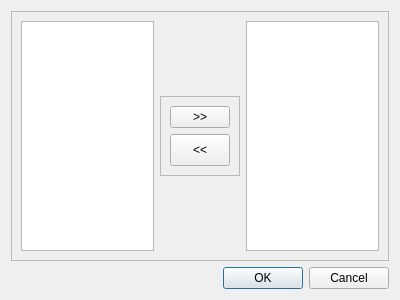
<?xml version="1.0" encoding="UTF-8"?>
<ui version="4.0">
 <class>SpeciesDialog</class>
 <widget class="QDialog" name="SpeciesDialog">
  <property name="geometry">
   <rect>
    <x>0</x>
    <y>0</y>
    <width>400</width>
    <height>300</height>
   </rect>
  </property>
  <property name="windowTitle">
   <string>Choose Species</string>
  </property>
  <layout class="QVBoxLayout" name="verticalLayout">
   <item>
    <widget class="QFrame" name="frame">
     <property name="frameShape">
      <enum>QFrame::StyledPanel</enum>
     </property>
     <property name="frameShadow">
      <enum>QFrame::Raised</enum>
     </property>
     <layout class="QHBoxLayout" name="horizontalLayout">
      <item>
       <widget class="QListWidget" name="listWidget_all">
        <property name="dragDropMode">
         <enum>QAbstractItemView::NoDragDrop</enum>
        </property>
        <property name="selectionMode">
         <enum>QAbstractItemView::ExtendedSelection</enum>
        </property>
       </widget>
      </item>
      <item>
       <widget class="QFrame" name="frame_2">
        <property name="maximumSize">
         <size>
          <width>80</width>
          <height>80</height>
         </size>
        </property>
        <property name="frameShape">
         <enum>QFrame::StyledPanel</enum>
        </property>
        <property name="frameShadow">
         <enum>QFrame::Raised</enum>
        </property>
        <layout class="QVBoxLayout" name="verticalLayout_2">
         <item>
          <widget class="QPushButton" name="pushButton_speciesPut">
           <property name="text">
            <string>&gt;&gt;</string>
           </property>
          </widget>
         </item>
         <item>
          <widget class="QPushButton" name="pushButton_speciesUnPut">
           <property name="sizePolicy">
            <sizepolicy hsizetype="Minimum" vsizetype="Minimum">
             <horstretch>0</horstretch>
             <verstretch>0</verstretch>
            </sizepolicy>
           </property>
           <property name="text">
            <string>&lt;&lt;</string>
           </property>
           <property name="iconSize">
            <size>
             <width>16</width>
             <height>16</height>
            </size>
           </property>
          </widget>
         </item>
        </layout>
       </widget>
      </item>
      <item>
       <widget class="QListWidget" name="listWidget_select">
        <property name="dragDropMode">
         <enum>QAbstractItemView::NoDragDrop</enum>
        </property>
        <property name="selectionMode">
         <enum>QAbstractItemView::ExtendedSelection</enum>
        </property>
       </widget>
      </item>
     </layout>
    </widget>
   </item>
   <item>
    <widget class="QDialogButtonBox" name="buttonBox">
     <property name="orientation">
      <enum>Qt::Horizontal</enum>
     </property>
     <property name="standardButtons">
      <set>QDialogButtonBox::Cancel|QDialogButtonBox::Ok</set>
     </property>
    </widget>
   </item>
  </layout>
 </widget>
 <resources/>
 <connections>
  <connection>
   <sender>buttonBox</sender>
   <signal>accepted()</signal>
   <receiver>SpeciesDialog</receiver>
   <slot>okButtonClickedSpeciesDial()</slot>
   <hints>
    <hint type="sourcelabel">
     <x>248</x>
     <y>254</y>
    </hint>
    <hint type="destinationlabel">
     <x>157</x>
     <y>274</y>
    </hint>
   </hints>
  </connection>
  <connection>
   <sender>buttonBox</sender>
   <signal>rejected()</signal>
   <receiver>SpeciesDialog</receiver>
   <slot>reject()</slot>
   <hints>
    <hint type="sourcelabel">
     <x>316</x>
     <y>260</y>
    </hint>
    <hint type="destinationlabel">
     <x>286</x>
     <y>274</y>
    </hint>
   </hints>
  </connection>
  <connection>
   <sender>pushButton_speciesPut</sender>
   <signal>clicked()</signal>
   <receiver>SpeciesDialog</receiver>
   <slot>putSpeciesButtonClicked()</slot>
   <hints>
    <hint type="sourcelabel">
     <x>199</x>
     <y>116</y>
    </hint>
    <hint type="destinationlabel">
     <x>199</x>
     <y>149</y>
    </hint>
   </hints>
  </connection>
  <connection>
   <sender>pushButton_speciesUnPut</sender>
   <signal>clicked()</signal>
   <receiver>SpeciesDialog</receiver>
   <slot>unPutSpeciesButtonClicked()</slot>
   <hints>
    <hint type="sourcelabel">
     <x>199</x>
     <y>149</y>
    </hint>
    <hint type="destinationlabel">
     <x>199</x>
     <y>149</y>
    </hint>
   </hints>
  </connection>
 </connections>
 <slots>
  <slot>okButtonClickedSpeciesDial()</slot>
  <slot>putSpeciesButtonClicked()</slot>
  <slot>unPutSpeciesButtonClicked()</slot>
 </slots>
</ui>
